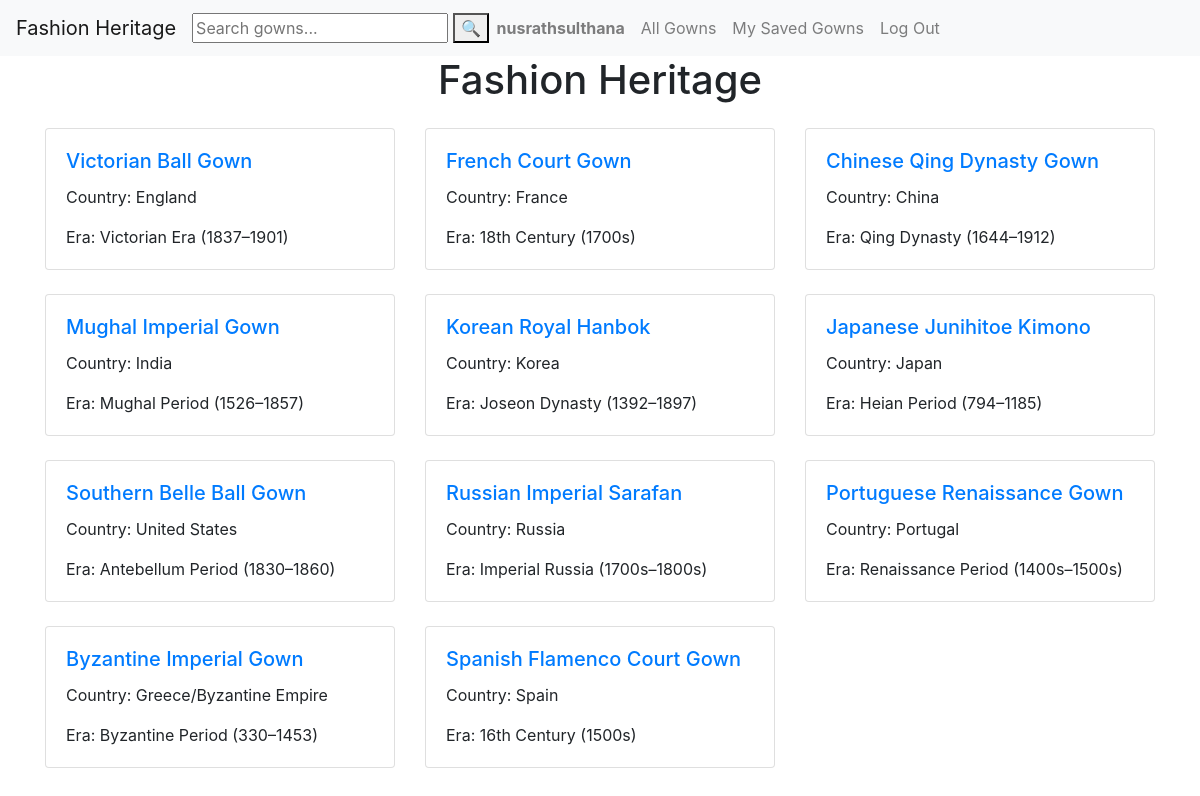
The app's page / (signed in) with its own data.
### fashion_heritage/models.py (models this page shows, shortened)
class Gown(models.Model):
    name = models.CharField(max_length=100)
    image = models.ImageField(upload_to='gowns/')
    history = models.TextField()
    country_of_origin = models.CharField(max_length=200)
    era = models.CharField(max_length=200)
    designer = models.CharField(max_length=200)
    materials = models.TextField()
    cultural_significance = models.TextField()
    added_by = models.ForeignKey('auth.User', on_delete=models.CASCADE, related_name='gowns')
    created_at = models.DateTimeField(auto_now_add=True)

### fashion_heritage/views.py (the view)
# urls.py: path("", views.index, name="index"),
def index(request):
    gowns = Gown.objects.all()
    return render(request, "fashion_heritage/index.html", {
        "gowns": gowns
    })

### fashion_heritage/templates/fashion_heritage/index.html
{% extends "fashion_heritage/layout.html" %}
{% block body %}
      <h1 style="text-align: center;">Fashion Heritage</h1>
      <div class="container mt-4">
        <div class="row">
            {% for gown in gowns %}
            <div class="col-12 col-md-4">
              <div class="card mb-4">
                <div class="card-body">
                  <h5 class="card-title">
                    <a href="/gown/{{ gown.id }}">{{ gown.name }}</a>
                  </h5>
                  <p class="card-text">Country: {{ gown.country_of_origin }}</p>
                  <p class="card-text">Era: {{ gown.era }}</p>
                </div>
              </div>
            </div>
    {% endfor %}
       </div>
      </div>
{% endblock %}

### fashion_heritage/templates/fashion_heritage/layout.html (shortened to what this page needs)
{% load static %}
<!DOCTYPE html>
<html lang="en">
    <head>
        <link rel="stylesheet" href="https://stackpath.bootstrapcdn.com/bootstrap/4.4.1/css/bootstrap.min.css">
    </head>
    <body>
        <nav class="navbar navbar-expand-lg navbar-light bg-light">
            <a class="navbar-brand" href="#">Fashion Heritage</a>
            <form action="{% url 'search' %}" method="get">
                <input type="text" name="q" placeholder="Search gowns...">
                <button type="submit">🔍</button>
            </form>
            <div>
              <ul class="navbar-nav mr-auto">
                {% if user.is_authenticated %}
                    <li class="nav-item">
                        <a class="nav-link" href="#"><strong>{{ user.username }}</strong></a>
                    </li>
                {% endif %}
                <li class="nav-item">
                  <a class="nav-link" href="{% url 'index' %}">All Gowns</a>
                </li>
                {% if user.is_authenticated %}
                    <li class="nav-item">
                        <a class="nav-link" href="{% url 'saved_gowns' %}">My Saved Gowns</a>
                    </li>
                    <li class="nav-item">
                        <a class="nav-link" href="{% url 'logout' %}">Log Out</a>
                    </li>
                {% endif %}
              </ul>
            </div>
          </nav>
        <div class="body">
            {% block body %}
            {% endblock %}
        </div>
    </body>
</html>

### records on screen
Gown: name "Victorian Ball Gown", country_of_origin "England", era "Victorian Era (1837–1901)"
Gown: name "French Court Gown", country_of_origin "France", era "18th Century (1700s)"
Gown: name "Chinese Qing Dynasty Gown", country_of_origin "China", era "Qing Dynasty (1644–1912)"
Gown: name "Mughal Imperial Gown", country_of_origin "India", era "Mughal Period (1526–1857)"
Gown: name "Korean Royal Hanbok", country_of_origin "Korea", era "Joseon Dynasty (1392–1897)"
Gown: name "Japanese Junihitoe Kimono", country_of_origin "Japan", era "Heian Period (794–1185)"
Gown: name "Southern Belle Ball Gown", country_of_origin "United States", era "Antebellum Period (1830–1860)"
Gown: name "Russian Imperial Sarafan", country_of_origin "Russia", era "Imperial Russia (1700s–1800s)"
Gown: name "Portuguese Renaissance Gown", country_of_origin "Portugal", era "Renaissance Period (1400s–1500s)"
Gown: name "Byzantine Imperial Gown", country_of_origin "Greece/Byzantine Empire", era "Byzantine Period (330–1453)"
Gown: name "Spanish Flamenco Court Gown", country_of_origin "Spain", era "16th Century (1500s)"

### other values on screen
{{ user.username }} "nusrathsulthana"
